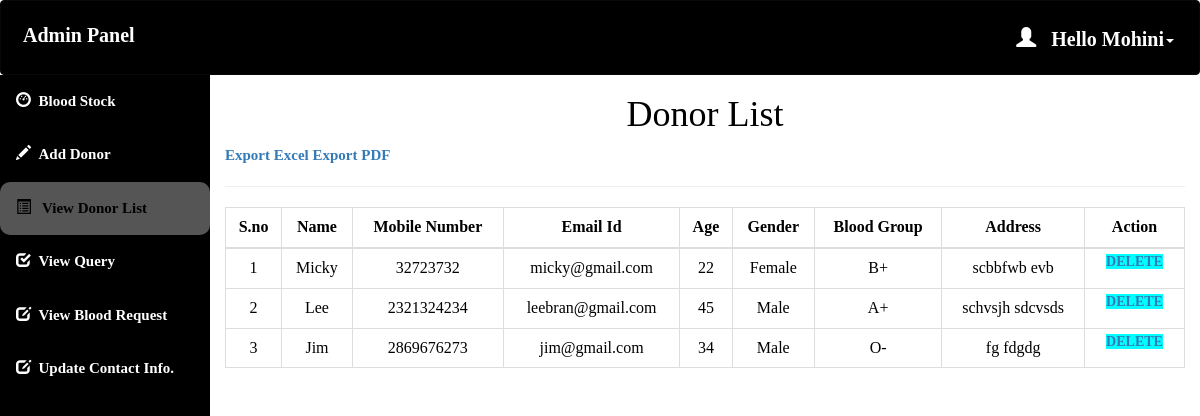
The page /admin/donor_list.php (signed in) on the database its author committed.
### tables this page shows
CREATE TABLE IF NOT EXISTS `donor_details` (
  `donor_id` int(11) NOT NULL AUTO_INCREMENT,
  `donor_name` varchar(50) NOT NULL,
  `donor_number` varchar(10) NOT NULL,
  `donor_mail` varchar(50) DEFAULT NULL,
  `donor_age` int(60) NOT NULL,
  `donor_gender` varchar(10) NOT NULL,
  `donor_blood` varchar(10) NOT NULL,
  `donor_address` varchar(100) NOT NULL,
  PRIMARY KEY (`donor_id`)
);

CREATE TABLE IF NOT EXISTS `blood` (
  `blood_id` int(11) NOT NULL AUTO_INCREMENT,
  `blood_group` varchar(10) NOT NULL,
  PRIMARY KEY (`blood_id`)
);

### admin/donor_list.php (the view, shortened to what this page needs)
<html>
<head>
  <link rel="stylesheet" href="https://maxcdn.bootstrapcdn.com/bootstrap/3.4.1/css/bootstrap.min.css">
</head>
<?php
include 'conn.php';
  if (isset($_SESSION['loggedin']) && $_SESSION['loggedin'] == true) {
  ?>
<body style="color:black">
<div id="header">
<?php include 'header.php';
?>
</div>
<div id="sidebar">
<?php $active="list"; include 'sidebar.php'; ?>
</div>
<div id="content" >
  <div class="content-wrapper">
    <div class="container-fluid">
      <div class="row">
        <div class="col-md-12 lg-12 sm-12">
          <h1 class="page-title" style="text-align:center;">Donor List</h1>
          <a href="export/index1.php" target="_blank">Export Excel</a> <a href="index2.php"  target="_blank">Export PDF</a>
        </div>
      </div>
      <hr>
      <?php
        include 'conn.php';
        $limit = 10;
        if(isset($_GET['page'])){
          $page = $_GET['page'];
        }else{
          $page = 1;
        }
        $offset = ($page - 1) * $limit;
        $count=$offset+1;
        $sql= "select * from donor_details join blood where donor_details.donor_blood=blood.blood_id LIMIT {$offset},{$limit}";
        $result=mysqli_query($conn,$sql);
        if(mysqli_num_rows($result)>0)   {
       ?>
       <div class="table-responsive">
      <table class="table table-bordered" style="text-align:center">
          <thead style="text-align:center">
          <th style="text-align:center">S.no</th>
          <th style="text-align:center">Name</th>
          <th style="text-align:center">Mobile Number</th>
          <th style="text-align:center">Email Id</th>
          <th style="text-align:center">Age</th>
          <th style="text-align:center">Gender</th>
          <th style="text-align:center">Blood Group</th>
          <th style="text-align:center">Address</th>
          <th style="text-align:center">Action</th>
          </thead>
          <tbody>
            <?php
            while($row = mysqli_fetch_assoc($result)) { ?>
          <tr>
                  <td><?php echo $count++; ?></td>
                  <td><?php echo $row['donor_name']; ?></td>
                  <td><?php echo $row['donor_number']; ?></td>
                  <td><?php echo $row['donor_mail']; ?></td>
                  <td><?php echo $row['donor_age']; ?></td>
                  <td><?php echo $row['donor_gender']; ?></td>
                    <td><?php echo $row['blood_group']; ?></td>
                    <td><?php echo $row['donor_address']; ?></td>
                    <td id="he" style="width:100px">
                    <a style="background-color:aqua" href='delete.php?id=<?php echo $row['donor_id']; ?>'> Delete </a>
                </td>
              </tr>
            <?php } ?>
          </tbody>
      </table>
    </div>
    <?php } ?>
  </div>
</div>
</div>
   <?php }
    ?>
</body>
</html>

### admin/header.php (shortened to what this page needs)
<!DOCTYPE html>
<html>
<head>
  <link rel="stylesheet" href="https://maxcdn.bootstrapcdn.com/bootstrap/3.4.1/css/bootstrap.min.css">
</head>
<body>
<nav class="navbar navbar-inverse"  style="background-color:black;">
  <div class="container-fluid">
    <div class="navbar-header">
      <a class="navbar-brand" id="qq" href="dash1.php" style="color:white;">Admin Panel</a>
    </div>
    <ul class="nav navbar-nav navbar-right">
      <li class="dropdown"><a class="dropdown-toggle" id="qw" data-toggle="dropdown" href="#" style="font-weight:bold;color:white "> <span class="glyphicon glyphicon-user"></span>&nbsp&nbsp
        <?php
        include 'conn.php';
        $username=$_SESSION['username'];
        $sql="select * from admin_info where admin_username='$username'";
        $result=mysqli_query($conn,$sql) or die("query failed.");
        $row=mysqli_fetch_assoc($result);
        echo "Hello ".$row['admin_name'];
       ?><span class="caret"></span></a>
    </li>
    </ul>
  </div>
</nav>
</body></html>

### admin/donor_list.php (style rules this page uses)
#sidebar { position:relative;margin-top:-20px }
#content { position:relative;margin-left:210px }
#he { font-size: 14px; font-weight: 600; text-transform: uppercase; padding: 3px 7px; color: #fff; text-decoration: none; border-radius: 3px; align:center }

### admin/header.php (style rules this page uses)
.navbar { background-color: #333333 ; padding: 10px 10px; color:#FF0404 ; }
.navbar a { float: left; color: white; text-align: center; padding: 12px; text-decoration: none; font-size: 20px; line-height: 25px; }
.navbar-brand { font-size: 25px; font-weight: bold; }
.navbar a { float: none; display: block; text-align: left; }
.navbar-right { float: none; }

### admin/sidebar.php (style rules this page uses)
body { margin: 0; font-family: 'Averia Gruesa Libre';font-size: 15px; color:#F8F9F9; }

### rows shown on the page
donor_details: donor_name "Micky", donor_number "32723732", donor_mail "micky@gmail.com", donor_age "22", donor_gender "Female", blood.blood_group "B+", donor_address "scbbfwb evb"
donor_details: donor_name "Lee", donor_number "2321324234", donor_mail "leebran@gmail.com", donor_age "45", donor_gender "Male", blood.blood_group "A+", donor_address "schvsjh sdcvsds"
donor_details: donor_name "Jim", donor_number "2869676273", donor_mail "jim@gmail.com", donor_age "34", donor_gender "Male", blood.blood_group "O-", donor_address "fg fdgdg"

### other values the page prints
$row['admin_name'] "Mohini"
